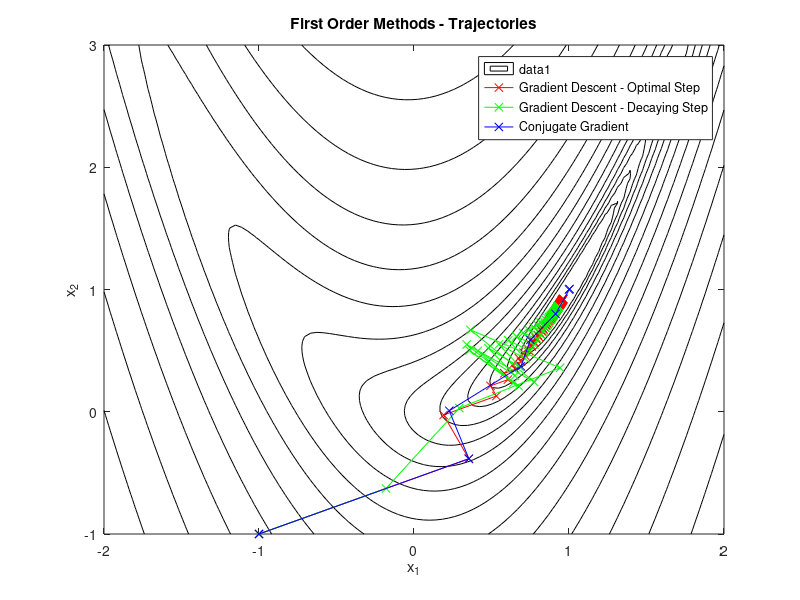

Here is the MATLAB script that generated this plot:
function FirstOrderMethods
    % init
    x0 = [-1; -1];
    max_iter = 100;
    tol = 1e-2;
    % optimalizacne metody
    traj_grad_desc_optimal = gradient_descent_optimal_stepsize(x0, max_iter, tol);
    traj_grad_desc_decaying = gradient_descent_decaying_stepsize(x0, max_iter, tol);
    traj_conjug_grad = conjugate_gradient(x0, max_iter, tol);
    % visu
    plot_trajectories(traj_grad_desc_optimal, traj_grad_desc_decaying, traj_conjug_grad);
end

function f = rosenbrock(x)
    a = 1;
    b = 5;
    f = (a - x(1))^2 + b * (x(2) - x(1)^2)^2;
end

function g = gradient(x)
    a = 1;
    b = 5;
    g = [-2 * (a - x(1)) - 4 * b * x(1) * (x(2) - x(1)^2);
         2 * b * (x(2) - x(1)^2)];
end

function alpha = golden_section_search(f, x, d, a, b, tol)
    phi = (1 + sqrt(5)) / 2;
    resphi = 2 - phi;

    x1 = a + resphi * (b - a);
    x2 = b - resphi * (b - a);
    f1 = f(x + x1 * d);
    f2 = f(x + x2 * d);

    while abs(b - a) > tol
        if f1 < f2
            b = x2;
            x2 = x1;
            f2 = f1;
            x1 = a + resphi * (b - a);
            f1 = f(x + x1 * d);
        else
            a = x1;
            x1 = x2;
            f1 = f2;
            x2 = b - resphi * (b - a);
            f2 = f(x + x2 * d);
        end
    end

    alpha = (a + b) / 2;
end

function traj = gradient_descent_optimal_stepsize(x0, max_iter, tol)
    x = x0;
    traj = x;

    for k = 1:max_iter
        grad = gradient(x);
        if norm(grad) < tol
            break;
        end
        alpha = golden_section_search(@rosenbrock, x, -grad, 0, 1, 1e-5);
        x = x - alpha * grad;
        traj = [traj, x];
    end
end

function traj = gradient_descent_decaying_stepsize(x0, max_iter, tol)
    x = x0;
    traj = x;
    iter_count = 0;

    for k = 1:max_iter
        grad = gradient(x);
        if norm(grad) < tol
            break;
        end
        alpha = 0.9^k;
        x = x - alpha * (grad / norm(grad));
        traj = [traj, x];
        iter_count = iter_count + 1;
    end
end

function traj = conjugate_gradient(x0, max_iter, tol)
    x = x0;
    traj = x;
    grad = gradient(x);
    d = -grad;
    iter_count = 0;

    for k = 1:max_iter
        if norm(grad) < tol
            break;
        end
        alpha = golden_section_search(@rosenbrock, x, d, 0, 1, 1e-5);
        x = x + alpha * d;
        new_grad = gradient(x);
        beta = (new_grad' * (new_grad - grad)) / (grad' * grad);
        d = -new_grad + beta * d;
        grad = new_grad;
        traj = [traj, x];
        iter_count = iter_count + 1;
    end
end

function plot_trajectories(traj_grad_desc_optimal, traj_grad_desc_decaying, traj_conjug_grad)
    [X, Y] = meshgrid(linspace(-2, 2, 100), linspace(-1, 3, 100));
    Z = arrayfun(@(x, y) rosenbrock([x; y]), X, Y);

    figure;
    contour(X, Y, Z, logspace(-1, 3, 20), 'k'); hold on;
    plot(traj_grad_desc_optimal(1, :), traj_grad_desc_optimal(2, :), 'rx-', 'DisplayName', 'Gradient Descent - Optimal Step');
    plot(traj_grad_desc_decaying(1, :), traj_grad_desc_decaying(2, :), 'gx-', 'DisplayName', 'Gradient Descent - Decaying Step');
    plot(traj_conjug_grad(1, :), traj_conjug_grad(2, :), 'bx-', 'DisplayName', 'Conjugate Gradient');
    legend;
    xlabel('x_1');
    ylabel('x_2');
    title('First Order Methods - Trajectories');
    hold off;
end